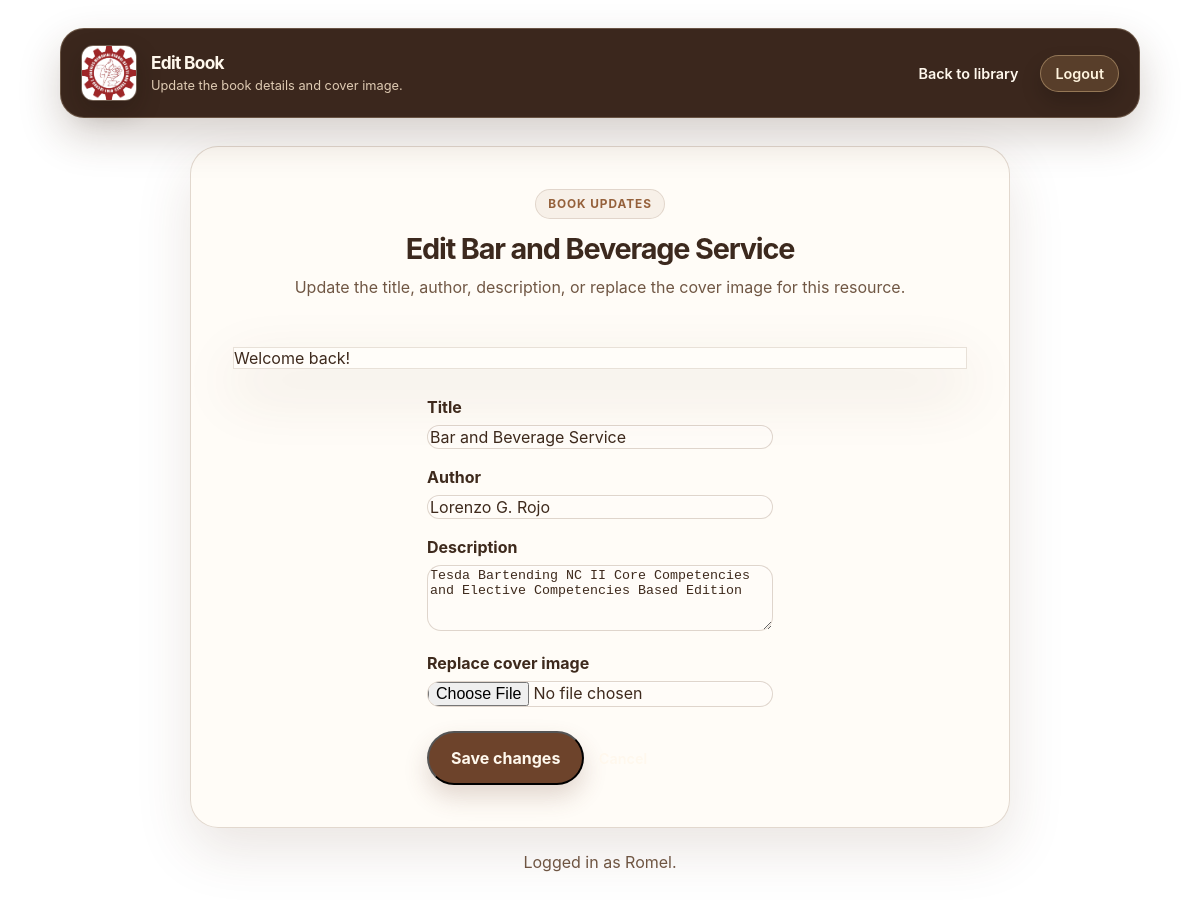
The page /edit_book.php?id=5 (signed in) on the database its author committed.
### tables this page shows
CREATE TABLE books (
    id INTEGER PRIMARY KEY,
    title TEXT NOT NULL,
    author TEXT NOT NULL,
    description TEXT NOT NULL,
    file TEXT NOT NULL
, cover TEXT);

CREATE TABLE users (
    id INTEGER PRIMARY KEY AUTOINCREMENT,
    name TEXT NOT NULL,
    email TEXT NOT NULL UNIQUE,
    password_hash TEXT NOT NULL,
    created_at TEXT NOT NULL DEFAULT (datetime('now'))
, role TEXT NOT NULL DEFAULT 'student');

### init.php (called while the page is built, shortened)
<?php
$pdo = require __DIR__ . '/db.php';
function current_user(): ?array
{
    global $pdo;
    $stmt = $pdo->prepare('SELECT id, name, email, role FROM users WHERE id = :id');
    $stmt->execute([':id' => $_SESSION['user_id']]);
    return $stmt->fetch() ?: null;
}
function get_flash(): ?string
{
    $message = $_SESSION['flash_message'];
    return $message;
}
function escape_html(string $value): string
{
    return htmlspecialchars($value, ENT_QUOTES | ENT_SUBSTITUTE, 'UTF-8');
}

### edit_book.php (the view, shortened to what this page needs)
<?php
require __DIR__ . '/init.php';
$user = current_user();
$flash = get_flash();
$bookId = filter_input(INPUT_GET, 'id', FILTER_VALIDATE_INT);
$stmt = $pdo->prepare('SELECT id, title, author, description, file, cover FROM books WHERE id = :id');
$stmt->execute([':id' => $bookId]);
$book = $stmt->fetch();
$title = $book['title'];
$author = $book['author'];
$description = $book['description'];
?>
<!DOCTYPE html>
<html lang="en">
<head>
    <link rel="stylesheet" href="styles.css">
</head>
<body class="admin-page">
<div class="container admin-layout">
    <header class="site-header">
        <a class="site-brand" href="index.php">
            <img src="jzgmsat logo.jpg" alt="School logo" class="site-brand__mark" style="width:56px;height:56px;object-fit:cover;border-radius:12px;">
            <div>
                <div class="site-title">Edit Book</div>
                <div class="site-subtitle">Update the book details and cover image.</div>
            </div>
        </a>
        <nav class="nav-links">
            <a class="nav-link" href="library.php">Back to library</a>
            <a class="nav-link nav-link--button" href="logout.php">Logout</a>
        </nav>
    </header>
    <main class="card form-card">
        <div class="form-card__header">
            <div class="form-card__eyebrow">Book updates</div>
            <h1>Edit <?= escape_html($book['title']) ?></h1>
            <p class="form-card__intro">Update the title, author, description, or replace the cover image for this resource.</p>
        </div>
        <?php if ($flash): ?>
            <div class="alert"><?= escape_html($flash) ?></div>
        <?php endif; ?>
        <form method="post" enctype="multipart/form-data">
            <div class="form-field">
                <label for="title">Title</label>
                <input id="title" name="title" value="<?= escape_html($title) ?>" required>
            </div>
            <div class="form-field">
                <label for="author">Author</label>
                <input id="author" name="author" value="<?= escape_html($author) ?>" required>
            </div>
            <div class="form-field">
                <label for="description">Description</label>
                <textarea id="description" name="description" rows="4" required><?= escape_html($description) ?></textarea>
            </div>
            <div class="form-field">
                <label for="cover_file">Replace cover image</label>
                <input id="cover_file" type="file" name="cover_file" accept="image/jpeg,image/png,image/webp">
            </div>
            <div class="form-actions">
                <button class="button button--primary" type="submit">Save changes</button>
                <a class="nav-link" href="library.php">Cancel</a>
            </div>
        </form>
    </main>
    <footer class="footer">Logged in as <?= escape_html($user['name']) ?>.</footer>
</div>
</body>
</html>

### rows shown on the page
books: title "Bar and Beverage Service", author "Lorenzo G. Rojo", description "Tesda Bartending NC II Core Competencies and Elective Competencies Based Edition"
users: name "Romel"

### other values the page prints
escape_html($flash) "Welcome back!"
